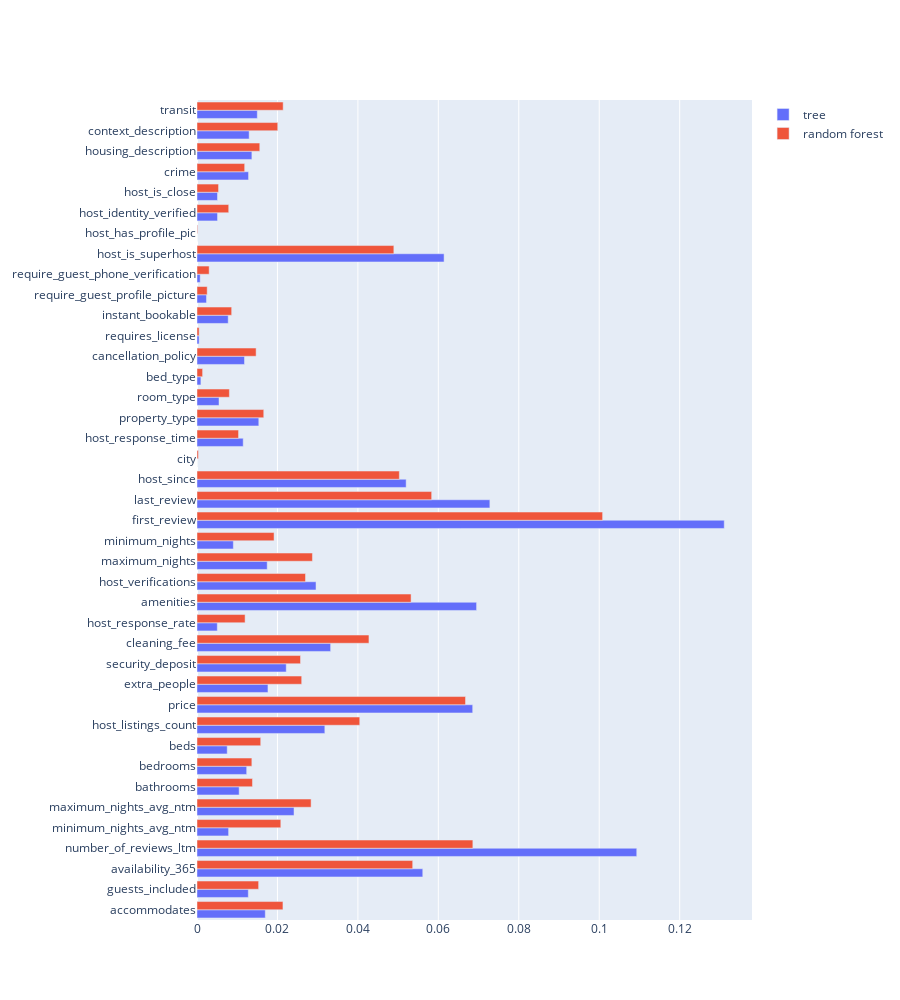

The notebook cell this image was saved under:
### Code cell
fig = go.Figure()

fig.add_trace(go.Bar(
    x = imp_tree,
    y = label,
    name = 'tree',
    orientation = 'h'
))

fig.add_trace(go.Bar(
    x = imp_rf,
    y = label,
    name = 'random forest',
    orientation = 'h'
))

fig.update_layout(
    #autosize = True,
    # width=500,
    height = 1000
)

fig.show()

### Figure 1 — Plotly figure (JSON) as saved in the notebook; plotly's stock layout.template omitted (floating-point values rounded to 4 significant figures)
{"data": [{"name": "tree", "orientation": "h", "type": "bar", "x": [0.01698, 0.01276, 0.05613, 0.1093, 0.007859, 0.02412, 0.01048, 0.01235, 0.007514, 0.03178, 0.06854, 0.01764, 0.02219, 0.03322, 0.005046, 0.0695, 0.02959, 0.01745, 0.009036, 0.1311, 0.07281, 0.052, 0, 0.01149, 0.01536, 0.005476, 0.0009728, 0.01181, 0.00053, 0.007757, 0.002358, 0.0007929, 0.06143, 0, 0.005104, 0.005097, 0.01282, 0.01365, 0.01297, 0.015], "y": ["accommodates", "guests_included", "availability_365", "number_of_reviews_ltm", "minimum_nights_avg_ntm", "maximum_nights_avg_ntm", "bathrooms", "bedrooms", "beds", "host_listings_count", "price", "extra_people", "security_deposit", "cleaning_fee", "host_response_rate", "amenities", "host_verifications", "maximum_nights", "minimum_nights", "first_review", "last_review", "host_since", "city", "host_response_time", "property_type", "room_type", "bed_type", "cancellation_policy", "requires_license", "instant_bookable", "require_guest_profile_picture", "require_guest_phone_verification", "host_is_superhost", "host_has_profile_pic", "host_identity_verified", "host_is_close", "crime", "housing_description", "context_description", "transit"]}, {"name": "random forest", "orientation": "h", "type": "bar", "x": [0.02137, 0.01532, 0.05362, 0.06858, 0.02084, 0.02837, 0.01379, 0.01364, 0.01584, 0.04046, 0.06676, 0.02603, 0.02574, 0.04275, 0.01195, 0.05322, 0.02697, 0.0287, 0.01916, 0.1008, 0.05834, 0.0503, 0.0003429, 0.01033, 0.0166, 0.00805, 0.001393, 0.0147, 0.0005295, 0.008619, 0.002534, 0.003023, 0.04894, 0.0001504, 0.007887, 0.005359, 0.01185, 0.01561, 0.02008, 0.02142], "y": ["accommodates", "guests_included", "availability_365", "number_of_reviews_ltm", "minimum_nights_avg_ntm", "maximum_nights_avg_ntm", "bathrooms", "bedrooms", "beds", "host_listings_count", "price", "extra_people", "security_deposit", "cleaning_fee", "host_response_rate", "amenities", "host_verifications", "maximum_nights", "minimum_nights", "first_review", "last_review", "host_since", "city", "host_response_time", "property_type", "room_type", "bed_type", "cancellation_policy", "requires_license", "instant_bookable", "require_guest_profile_picture", "require_guest_phone_verification", "host_is_superhost", "host_has_profile_pic", "host_identity_verified", "host_is_close", "crime", "housing_description", "context_description", "transit"]}], "layout": {"height": 1000}}
